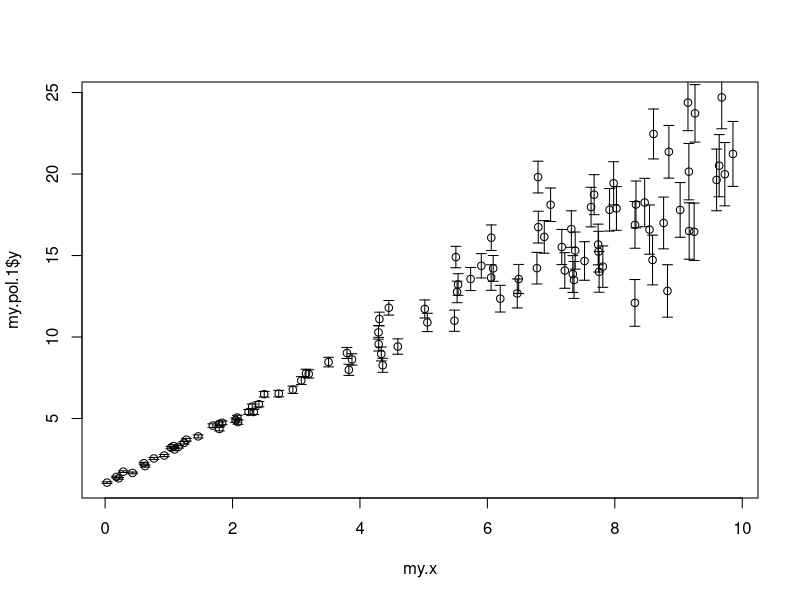
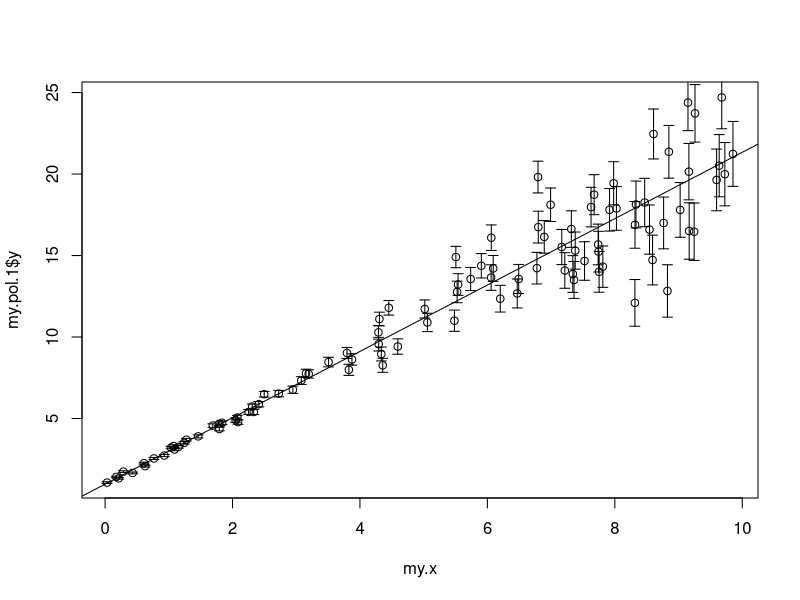
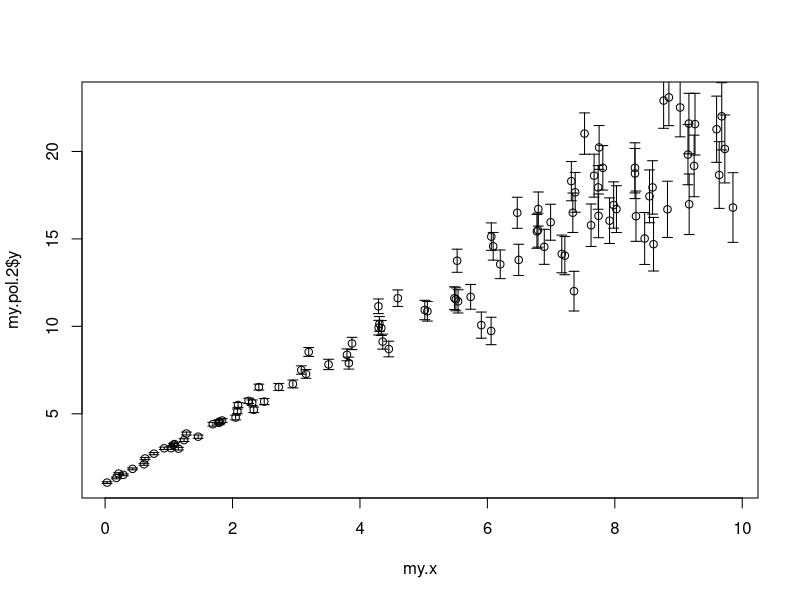
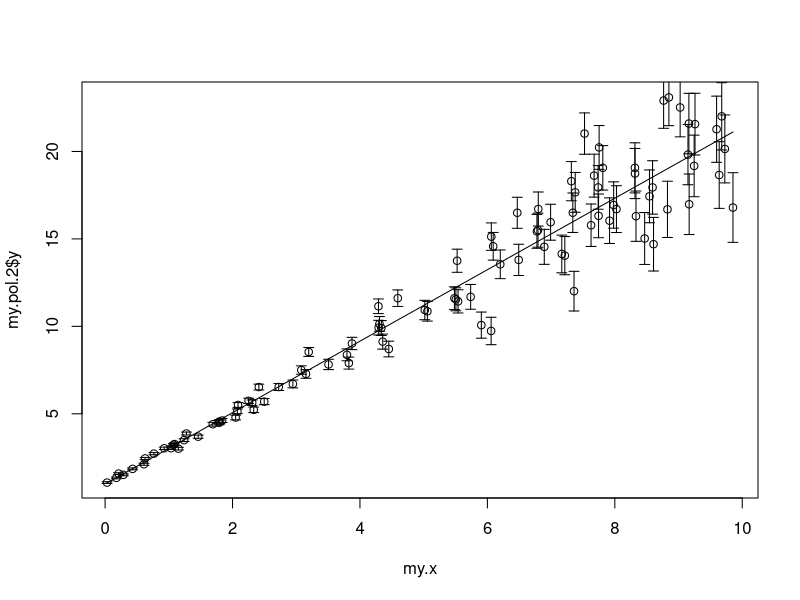

Write the R code that produced these figures, in order.
get.y <- function(x, intercept, angular.coeff, std.dev.a, std.dev.b){
    y <- c()
    sigma <- c()
    for (value in x){
        my.sigma  <- std.dev.a + std.dev.b * value^2
        sigma <- c(sigma, my.sigma) 
        y <- c(y, rnorm(1, (angular.coeff*value + intercept), my.sigma))
    }
    my.out.table <- cbind(y, sigma)
    return(as.data.frame(my.out.table))
}

# Esto deberia ser valido para cualquier polinomio.
# parameters es un vector de parametros (e.g. parameters = c(a,b,c))

get.pol.n <- function(x, parameters, std.dev.a, std.dev.b){
    y <- c()
    sigma <- c()
    for (value in x){
        my.sigma  <- std.dev.a + std.dev.b * value^2
        sigma <- c(sigma, my.sigma) 
        model <- 0 
        for (i in 1:length(parameters)){
            model <- model + parameters[i] * value^(i - 1)
            }
            y <- c(y, rnorm(1, model, my.sigma))        
    }
    my.out.table <- cbind(y, sigma)
    return(as.data.frame(my.out.table))
}

# Defino la likelihood

my.ML <- function(vec.x, mat.y, grade){
    cov.y <- diag(mat.y$sigma)
    ones <- rep(c(1), length(vec.x))
    mat.x <- cbind(ones, vec.x)
    if (grade > 1){
        for (i in 2:grade){
            mat.x <- cbind(mat.x, vec.x^i)
        }
    }
    x.T <- t(mat.x)
    xT.cov.x <- solve(x.T %*% solve(cov.y) %*% mat.x)
    xT.cov.y <- x.T %*% solve(cov.y) %*% mat.y$y
    my.params <- xT.cov.x %*% xT.cov.y
    return(my.params)
}

# Defino los parametros

a <- 1
b <- 2
c <- 0.01
m <- 0.1
n <- 0.04

# Genero los x aleatorios

N <- 100

my.x <- runif(N,0,10)

# Genero las 'y' siguiendo el modelo lineal

par.2 <- c(a,b)

my.pol.1 <- get.pol.n(my.x,par.2,m,n)
plot(my.x,my.pol.1$y)
arrows(my.x, my.pol.1$y - my.pol.1$sigma / 2, my.x, my.pol.1$y + my.pol.1$sigma / 2, length = 0.05, angle = 90, code = 3)

# ajusto al modelo lineal 
theta <- my.ML(my.x, my.pol.1, 1)
theta

plot(my.x,my.pol.1$y)
arrows(my.x, my.pol.1$y - my.pol.1$sigma / 2, my.x, my.pol.1$y + my.pol.1$sigma / 2, length = 0.05, angle = 90, code = 3)
abline(theta)

# Defino una función que me calcule el Chi2

my.chi <- function(vec.x, mat.y, vec.parameters){
    cov.y <- diag(mat.y$sigma)
    ones <- rep(c(1), length(vec.x))
    mat.x <- cbind(ones, vec.x)
    if (length(vec.parameters) > 2){
        for(i in 2:(length(vec.parameters)-1)){    
            mat.x <- cbind(mat.x, vec.x^i) 
        }
    }
    x.T <- t(mat.x)
    chi <- ((mat.y$y - mat.x %*% vec.parameters) / mat.y$sigma)^2
    return(sum(chi))
}

# Ahora calculo el Chi2

chi.2.pol1 <- my.chi(my.x, my.pol.1, theta)
chi.2.pol1

my.prob.pol1 <- pchisq(my.chi(my.x, my.pol.1, theta), 98)
my.prob.pol1

print(paste("Obtengo un Chi2 de",chi.2.pol1,"con 98 grados de libertad."))
print(paste("Puedo rechazar este ajuste con una confianza del", my.prob.pol1*100,"%"))

# Ahora genero las 'y' siguiendo el modelo cuadratico

par.3 <- c(a,b,c)

my.pol.2 <- get.pol.n(my.x,par.3,m,n)
plot(my.x,my.pol.2$y)
arrows(my.x, my.pol.2$y - my.pol.2$sigma / 2, my.x, my.pol.2$y + my.pol.2$sigma / 2, length = 0.05, angle = 90, code = 3)

# ajusto los datos 'cuadraticos' al modelo lineal

theta.2 <- my.ML(my.x, my.pol.2, 1)
theta.2

plot(my.x,my.pol.2$y)
arrows(my.x, my.pol.2$y - my.pol.2$sigma / 2, my.x, my.pol.2$y + my.pol.2$sigma / 2, 
       length = 0.05, angle = 90, code = 3)
curve(theta.2[1] + theta.2[2]*x, add = T)

# Ahora calculo el Chi2

chi.2.pol2 <- my.chi(my.x, my.pol.2, theta.2)
chi.2.pol2

my.prob.pol2 <- pchisq(my.chi(my.x, my.pol.2, theta.2), 98)
my.prob.pol2

print(paste("Obtengo un Chi2 de",chi.2.pol2,"con 98 grados de libertad."))
print(paste("Puedo rechazar este ajuste con una confianza del", my.prob.pol2*100,"%"))

# función que calcula la log-likelihood (~q)
log.L <- function(vec.x, mat.y, vec.parameters){
    sigma <- mat.y$sigma
    ones <- rep(c(1), length(vec.x))
    mat.x <- cbind(ones, vec.x)
    if (length(vec.parameters) > 2){
        for(i in 2:(length(vec.parameters)-1)){    
            mat.x <- cbind(mat.x, vec.x^i) 
        }
    }
    exponent <- ((mat.y$y - mat.x %*% vec.parameters) / mat.y$sigma)**2
    likelihood <- -log(sqrt(2*pi))*log(mat.y$sigma)
    return(sum(likelihood) + sum(exponent))
}

# Ahora uso los mismos datos (generados con el modelo lineal, 'my.pol.1') a:
# - modelo lineal (ya lo he hecho, los parametros son 'theta')
# - modelo cuadratico (lo hago ahora)

theta <- my.ML(my.x, my.pol.1, 1)
theta

theta.3 <- my.ML(my.x, my.pol.1, 2)
theta.3

chi.2.pol1.lin <- my.chi(my.x, my.pol.1, theta)
chi.2.pol1.lin

chi.2.pol1.cuad <- my.chi(my.x, my.pol.1, theta.3)
chi.2.pol1.cuad

q <- 2*log(chi.2.pol1.lin/chi.2.pol1.cuad)
q

my.prob.H0 <- pchisq(q, 1)

print(paste("Obtengo un maximum likelihood ratio de", q,"con 1 grado de libertad"))
print(paste("Puedo aceptar la hipotesis 0 (el ajuste correcto es con 2 parametros) con una confianza del",(1 - my.prob.H0)*100,"%"))
